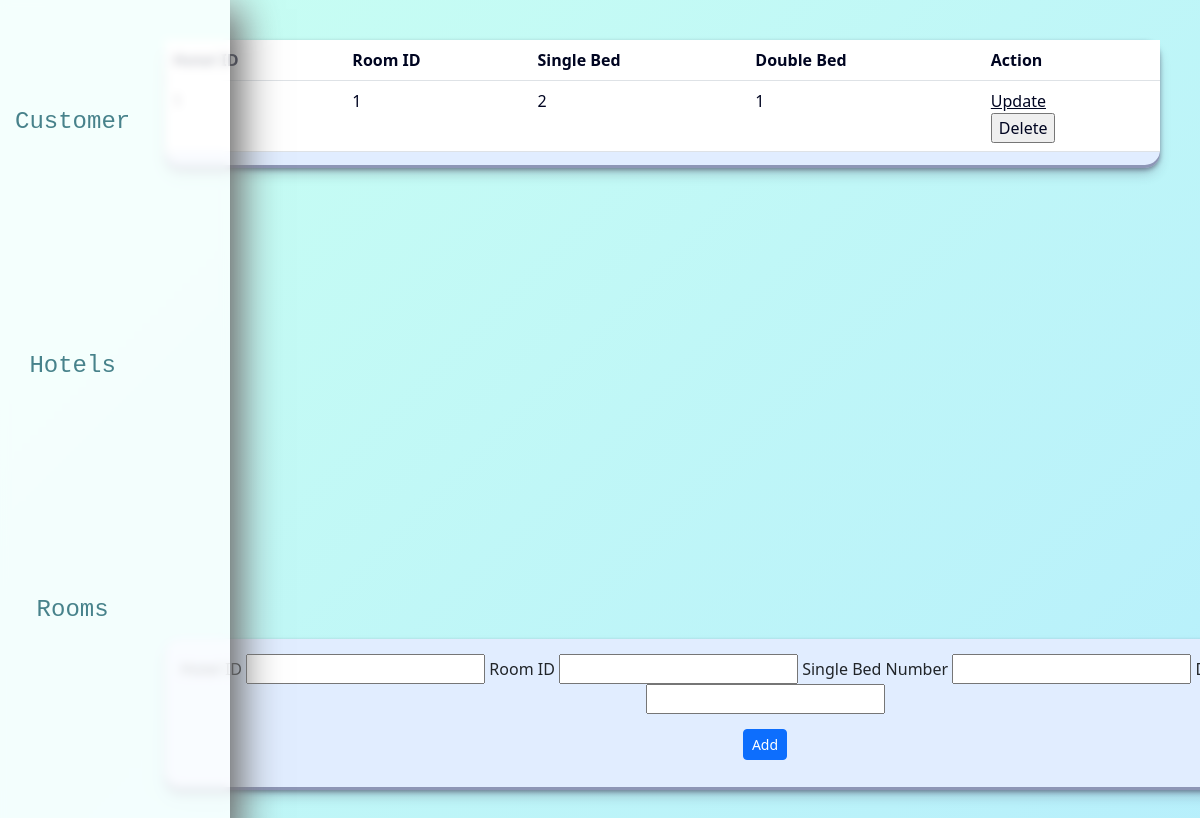
The page /Rooms.php on the database its author committed.
### tables this page shows
CREATE TABLE `rooms` (
  `HotelID` int(11) NOT NULL,
  `RoomID` int(11) NOT NULL,
  `SingleBedNo` int(11) NOT NULL,
  `DoubleBedNo` int(11) NOT NULL
);

### Web/Rooms.php (the view, shortened to what this page needs)
<!DOCTYPE html>
<html lang="en">
<head>
    <link rel="stylesheet" href="dashboardStyle.css" media="screen" />
    <link href="https://cdn.jsdelivr.net/npm/bootstrap@5.3.0-alpha1/dist/css/bootstrap.min.css" rel="stylesheet">
</head>
<body>
    <div>
        <div class="popup">
    <div>
        <form name="customerForm" class="addSection" action="addRooms.php" method="POST" onsubmit="return validation()">
                <div class="inputWrapper">
                    Hotel ID <input class="loginInput" type="text" name="HotelID" />
                    Room ID <input class="loginInput" type="text" name="RoomID" />
                    Single Bed Number <input class="loginInput" type="text" name="SingleBedNo" />
                    Double Bed Number <input class="loginInput" type="text" name="DoubleBedNo" />
                </div>
                <button class="btn btn-primary btn-sm" id="addButton" type="submit" > Add </button>
            </form>
        </div>
        <div class="dashboardBox">
                <div class="dashboardItems">
                <br><a class="items" href="Customer.php">Customer</a></br>
                <br><a class="items" href="Hotels.php">Hotels</a></br>
                <br><a class="items" href="Rooms.php">Rooms</a></br>
                <br><a class="items" href="Orders.php">Orders</a></br>
            </div>
        </div>
        <div class="contentBox">
            <table class="table">
            <thead>
                <tr>
                <th>Hotel ID</th>
                <th>Room ID</th>
                <th>Single Bed</th>
                <th>Double Bed</th>
                <th>Action</th>
</tr>
            </thead>
            <tbody>
                <tr>
            <?php
                include("sqlconfig.php");
            $sqlquery = "select * from Rooms";
            $result = $conn->query($sqlquery);
            while($row=$result->fetch_assoc()){
                echo "<tr><td>" . $row["HotelID"] . "</td>
                <td>" . $row["RoomID"] . "</td>
                <td>" . $row["SingleBedNo"] . "</td>
                <td>" . $row["DoubleBedNo"] . "</td>
                <td>
                <a href='updateRoom.php?hotelid=".$row['HotelID']."&roomid=".$row["RoomID"]."&single=".$row['SingleBedNo']."&double=".$row["DoubleBedNo"]."' class='updateButton' >Update</a>
                <form action='deleteRoom.php' method='POST'>
            <input type='hidden' name='RoomID' value=".$row['RoomID'].">
        <input type='submit' value='Delete'>
      </form>
                </tr>
                ";
            }
            ?>
            </tr>
            </tbody>
            </table>
        </div>
        </div>
    </div>
</body>
</html>

### Web/dashboardStyle.css (style rules this page uses)
body { background: linear-gradient(-45deg, #eafaff, #e0e0e0, #b1eaff, #c9fff2); background-size: 400% 400%; animation: gradient 60s ease infinite; height: 100vh; }
.inputWrapper { padding:50px,50px; }
.dashboardBox { animation-name:dashboardAnimOut; animation-duration:0.5s; background: rgba(255, 255, 255, 0.8); backdrop-filter: blur(5px); -webkit-backdrop-filter: blur(5px); position: absolute; top:0; bottom:0; left:0; height:100%; border-top-right-radius: 50px; border-bottom-right-radius: 50px; overflow:hidden; box-sizing: border-box; box-shadow: 35px 35px 70px #bebebe,-35px -35px 70px #000000; padding-right:5px; }
.dashboardItems { display: flex; align-items: center; flex-direction: column; text-decoration: none; font-family: "JetBrains Mono",monospace; text-align: center; justify-content: space-evenly; color: white; }
.items { text-decoration: none; color :rgba(0, 79, 92, 0.708); text-shadow: 5px; margin:10vh 0 10vh 15px; font-size:24px; }
#addButton { margin:15px 0; }
.contentBox { display:flex; background-color:rgb(225, 237, 255); border-radius: 15px; margin:5vh; margin-left:165px; -webkit-text-fill-color: #000521; box-shadow: rgba(45, 35, 66, .4) 0 2px 4px,rgba(45, 35, 66, .3) 0 7px 13px -3px,rgba(58, 65, 111, .5) 0 -3px 0 inset; }
.addSection { width:100%; text-align: center; flex-direction: column; background-color:rgb(225, 237, 255); box-shadow: rgba(45, 35, 66, .4) 0 2px 4px,rgba(45, 35, 66, .3) 0 7px 13px -3px,rgba(58, 65, 111, .5) 0 -3px 0 inset; border-radius: 15px; bottom:0; margin: 0 50vh 50px 165px; padding:15px; position:fixed; }

### rows shown on the page
rooms: RoomID "1", SingleBedNo "2", DoubleBedNo "1"
